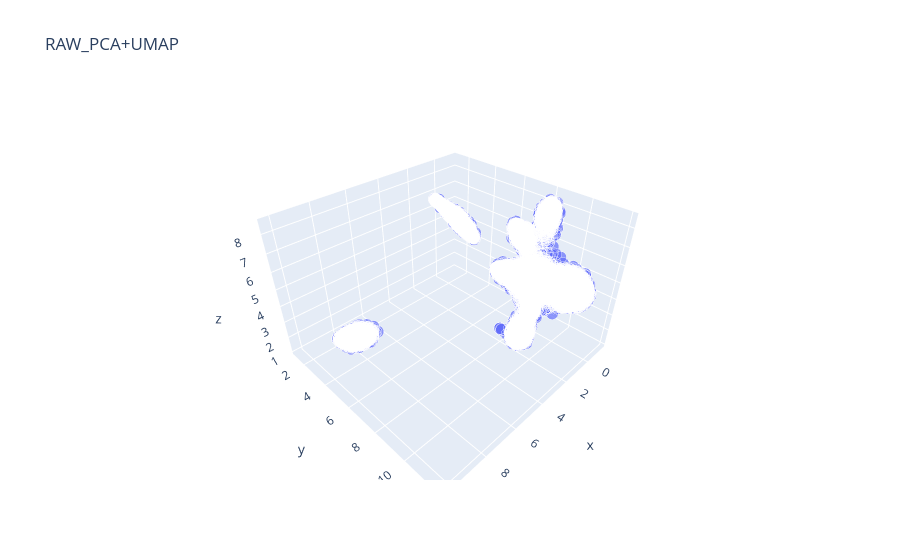
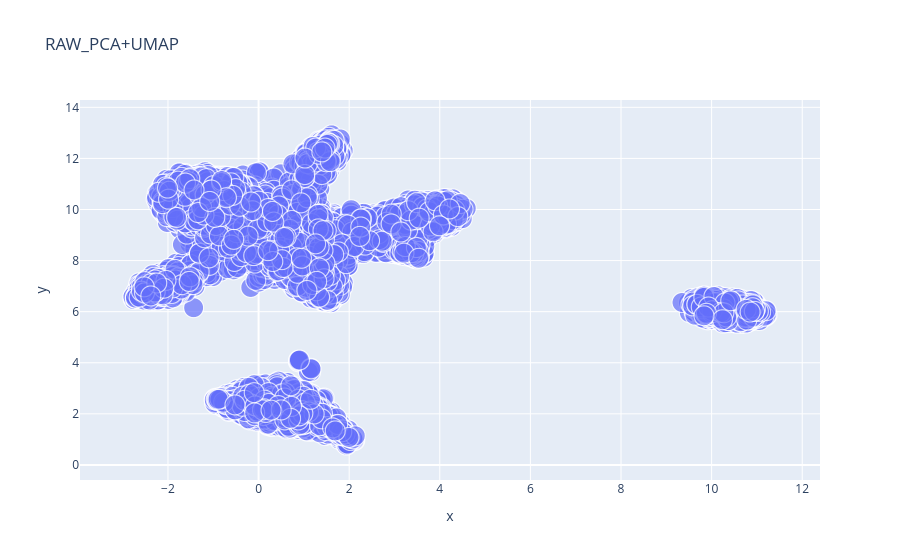

Source (notebook cell) for these figures, in order:
### Markdown cell above
### <div align=center> UMAP </div>

### Code cell
plot_3D(X_embedded_pca, title=f"RAW_PCA+UMAP", reduce_dim=True)

### Figure 1 — Plotly figure (JSON) as saved in the notebook; plotly's stock layout.template omitted (floating-point values rounded to 4 significant figures; data arrays with more than 128 entries replaced by an {"elided": "..."} marker saying what was removed)
{"data": [{"hovertemplate": "x=%{x}<br>y=%{y}<br>z=%{z}<br>size=%{marker.size}<extra></extra>", "legendgroup": "", "marker": {"color": "#636efa", "size": {"elided": "21000 int values"}, "sizemode": "area", "sizeref": 0.005, "symbol": "circle"}, "mode": "markers", "name": "", "scene": "scene", "showlegend": false, "type": "scatter3d", "x": {"elided": "21000 float values"}, "y": {"elided": "21000 float values"}, "z": {"elided": "21000 float values"}}], "layout": {"legend": {"itemsizing": "constant", "tracegroupgap": 0}, "scene": {"domain": {"x": [0, 1], "y": [0, 1]}, "xaxis": {"title": {"text": "x"}}, "yaxis": {"title": {"text": "y"}}, "zaxis": {"title": {"text": "z"}}}, "title": {"text": "RAW_PCA+UMAP"}}}

### Figure 2 — Plotly figure (JSON) as saved in the notebook; plotly's stock layout.template omitted (floating-point values rounded to 4 significant figures; data arrays with more than 128 entries replaced by an {"elided": "..."} marker saying what was removed)
{"data": [{"hovertemplate": "x=%{x}<br>y=%{y}<br>size=%{marker.size}<extra></extra>", "legendgroup": "", "marker": {"color": "#636efa", "size": {"elided": "21000 int values"}, "sizemode": "area", "sizeref": 0.005, "symbol": "circle"}, "mode": "markers", "name": "", "showlegend": false, "type": "scattergl", "x": {"elided": "21000 float values"}, "xaxis": "x", "y": {"elided": "21000 float values"}, "yaxis": "y"}], "layout": {"legend": {"itemsizing": "constant", "tracegroupgap": 0}, "title": {"text": "RAW_PCA+UMAP"}, "xaxis": {"anchor": "y", "domain": [0, 1], "title": {"text": "x"}}, "yaxis": {"anchor": "x", "domain": [0, 1], "title": {"text": "y"}}}}
